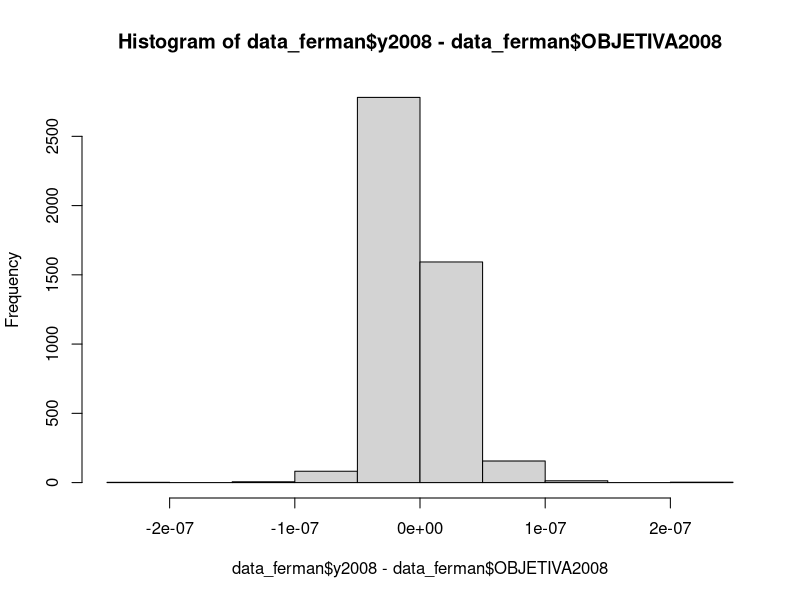

The R source for this figure:

# Prep raw data for analysis by dropping some missing data and
# renaming variables.

library(tidyverse)
library( haven )
data_ferman <- read_dta(
  file = here::here( "scripts/ferman-analysis/data/Final.dta" )
)

colnames(data_ferman)
hist(data_ferman$y2008 - data_ferman$OBJETIVA2008)
# The above shows that y2008 and OBJETIVA2008 are the same variable

ferman_for_analysis <-
  data_ferman %>%
  select(starts_with("y20"),
         Control,
         UF) %>%
  filter(if_all(starts_with("y20"), ~ !is.na(.x))) %>%
  filter(!is.na(Control)) %>%
  mutate(Y = y2010,
         Z = Control,
         is_sao_paolo = as.numeric(UF == 35))
# UF == 35 means Sao Paolo
# UF == 33 means Rio

saveRDS(ferman_for_analysis,
        file = here::here( "scripts/ferman-analysis/data/ferman_for_analysis.rds" ))

# EDA
if (FALSE){
  proportion_by_UF <- ferman_for_analysis %>%
    group_by(Control, is_sao_paolo) %>%
    summarise(n())
}

